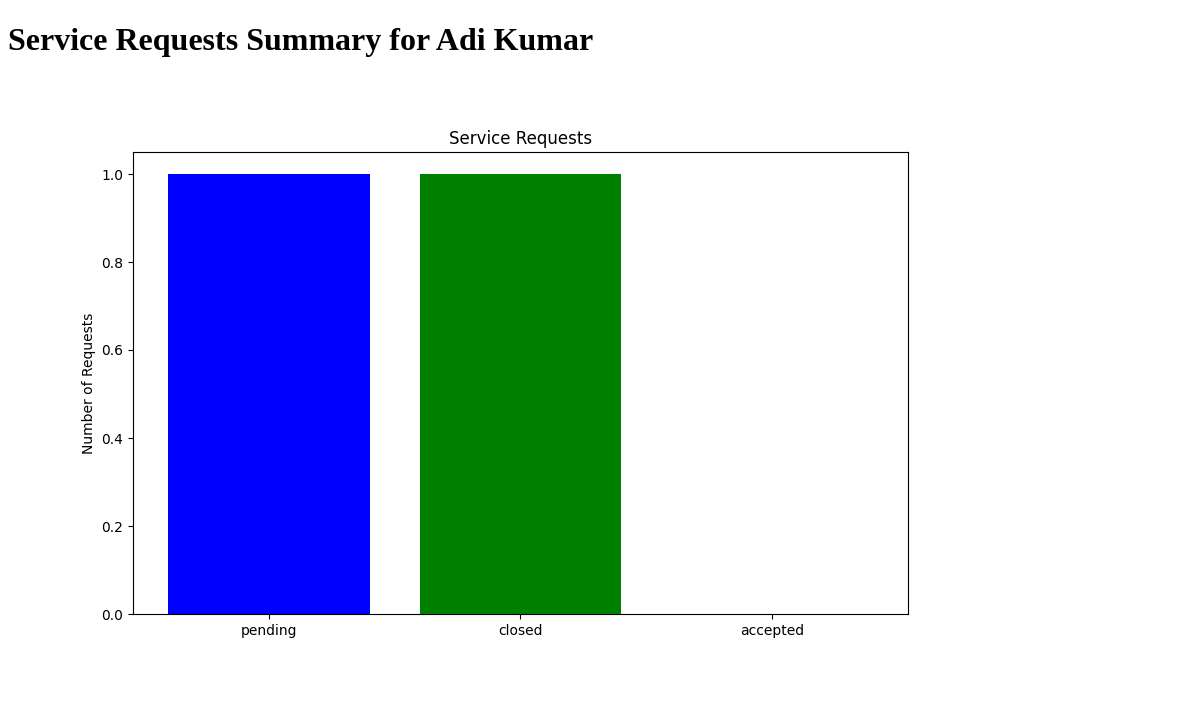
/user_summary/1, run on an earlier commit of the app's database.
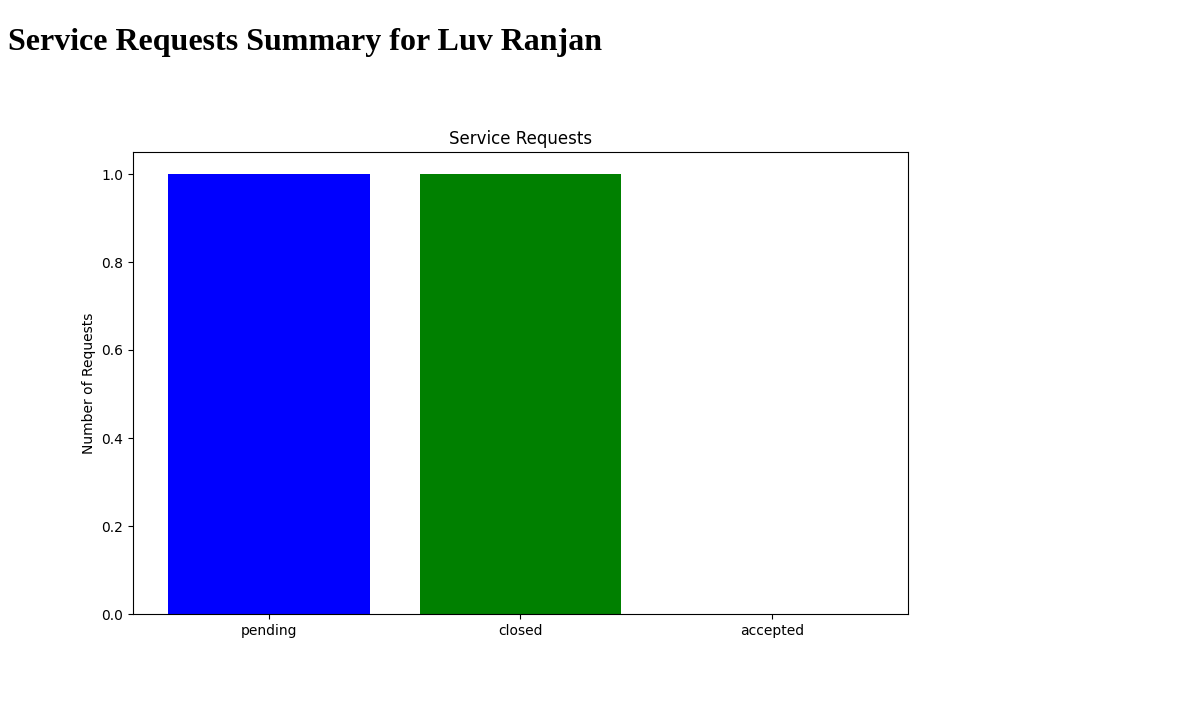
And on a later commit of the database.
### backend/models.py (models this page shows)
class User_Info(db.Model):
    __tablename__="user_info"
    id=db.Column(db.Integer,primary_key=True)
    email=db.Column(db.String,unique=True,nullable=False)
    password=db.Column(db.String,nullable=False)
    role=db.Column(db.Integer,default=1)
    full_name=db.Column(db.String,nullable=False)
    location=db.Column(db.String,nullable=False)
    pin_code=db.Column(db.Integer,nullable=False)
    user_status=db.Column(db.String,default='approved')
    phone=db.Column(db.Integer,nullable=False, unique=True)

### backend/controllers.py (the view)
@app.route("/user_summary/<int:user_id>")
def user_summary(user_id):
    user = User_Info.query.get(user_id)
    if not user:
        flash("User not found.", "error")
        return redirect(url_for("signin"))
    service_reqs = Service_req.query.filter_by(cust_id=user_id).all()
    status_counts = {
        'pending': 0,
        'closed': 0,
        'accepted': 0
    }
    for req in service_reqs:
        if req.status == 'pending':
            status_counts['pending'] += 1
        elif req.status == 'closed':
            status_counts['closed'] += 1
        elif req.status == 'accepted':
            status_counts['accepted'] += 1
    labels = list(status_counts.keys())
    values = list(status_counts.values())
    colors = ['blue', 'green', 'pink']
    plt.figure(figsize=(10, 6))
    bars = plt.bar(labels, values, color=colors)
    plt.ylabel('Number of Requests')
    plt.title('Service Requests')
    chart_path = os.path.join('static', f'service_summary_{user_id}.png')
    plt.savefig(chart_path)
    plt.close()
    return render_template(
        "user_summary.html",
        user=user,
        chart_url=url_for('static', filename=f'service_summary_{user_id}.png')
    )

### templates/user_summary.html (shortened to what this page needs)
<!DOCTYPE html>
<html lang="en">
<head>
</head>
<body>
    <h1>Service Requests Summary for {{ user.full_name }}</h1>
    <img src="{{ chart_url }}" alt="Service Requests Chart">
</body>
</html>

What changed in the data, as far as the page shows it:
changed User_Info: full_name "Adi Kumar" → "Luv Ranjan"
